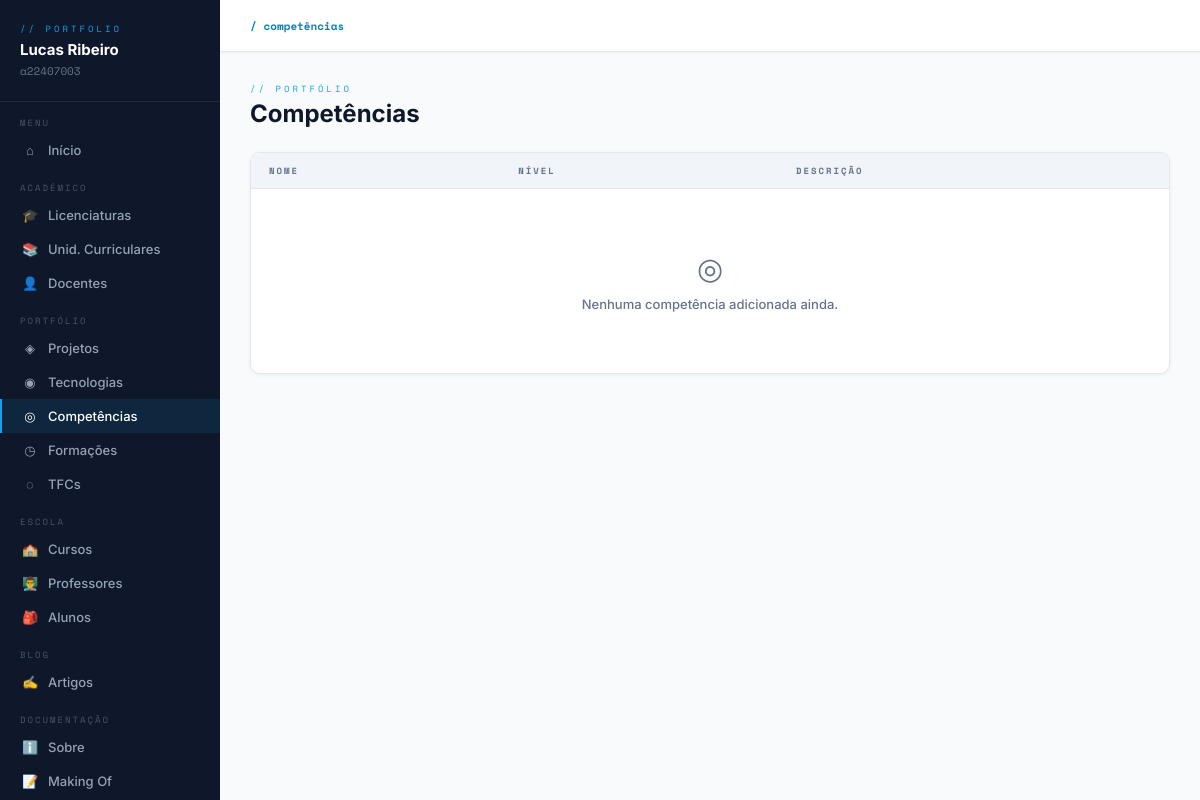
Before: /competencias/ with the older database file.
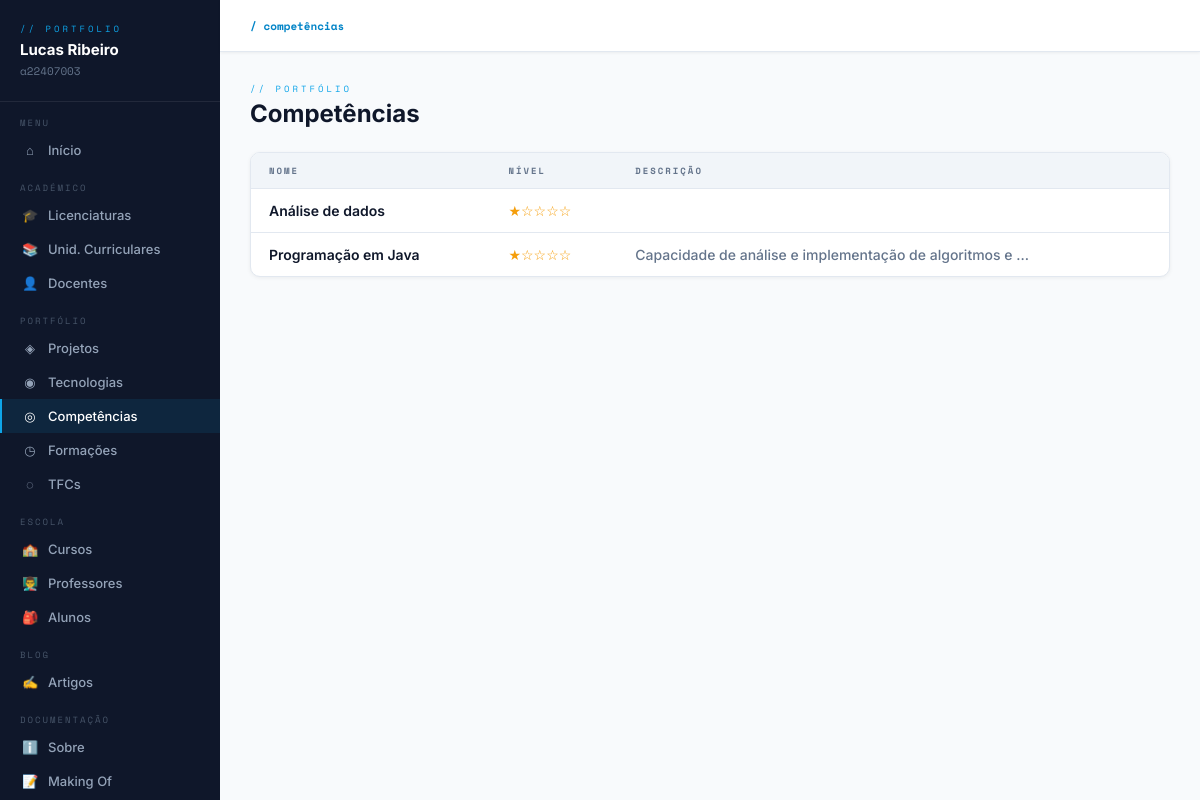
After: the same page with the newer database file.
### portfolio/models.py (models this page shows, shortened)
class Competencia(models.Model):
    NIVEIS = [(i, str(i)) for i in range(1, 6)]
    nome = models.CharField(max_length=100)
    descricao = models.TextField(blank=True)
    nivel = models.IntegerField(choices=NIVEIS, default=1)  # era CharField com variável inexistente
    tecnologias = models.ManyToManyField(Tecnologia, related_name='competencias', blank=True)

### portfolio/views.py (the view)
# urls.py: path('competencias/', views.competencias_list, name='competencias_list'),
def competencias_list(request):
    return render(request, 'portfolio/competencias_list.html', {'competencias': Competencia.objects.all()})

### portfolio/templates/portfolio/competencias_list.html (shortened to what this page needs)
{% extends 'portfolio/base.html' %}
{% load grupo_tags %}
{% block nav_comp %}active{% endblock %}
{% block breadcrumb %}<b>/ competências</b>{% endblock %}
{% block content %}
<div class="page-header">
    <div>
        <div class="page-label">// portfólio</div>
        <div class="page-title">Competências</div>
    </div>
</div>
<div class="card">
    <table>
        <thead>
            <tr>
                <th>Nome</th><th>Nível</th><th>Descrição</th>
            </tr>
        </thead>
        <tbody>
        {% for c in competencias %}
            <tr>
                <td class="text-dark">{{ c.nome }}</td>
                <td><span class="stars">{% for i in "12345" %}{% if forloop.counter <= c.nivel %}★{% else %}☆{% endif %}{% endfor %}</span></td>
                <td class="text-muted">{{ c.descricao|truncatechars:55 }}</td>
            </tr>
        {% empty %}
            <tr><td colspan="4"><div class="empty"><span>◎</span>Nenhuma competência adicionada ainda.</div></td></tr>
        {% endfor %}
        </tbody>
    </table>
</div>
{% endblock %}

Changed rows visible on the page:
added Competencia: nome "Análise de dados", nivel 1 (drawn)
added Competencia: nome "Programação em Java", nivel 1 (drawn), descricao "Capacidade de análise e implementação de algoritmos e …"
Other visible differences:
text no longer shown: "◎ Nenhuma competência adicionada ainda."
